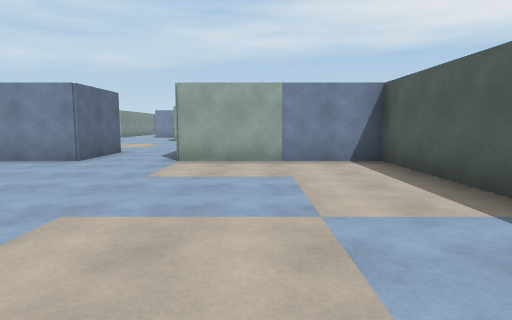
[1] (above)

12 first-person views from a walk through a 3-D level made in the Unity game engine. The camera is 1.4 m above the floor, tilts 6° down and sees 75° across. The floor is counted in squares, 2 m on a side. Each view is taken from the middle of a square. On the plan, view 1 faces up. The plan holds only what a view shows up to about 10 squares ahead; the rest is blank. The place goes on beyond the plan.

[2]
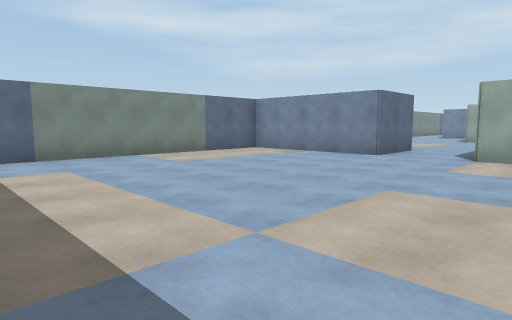

[3]
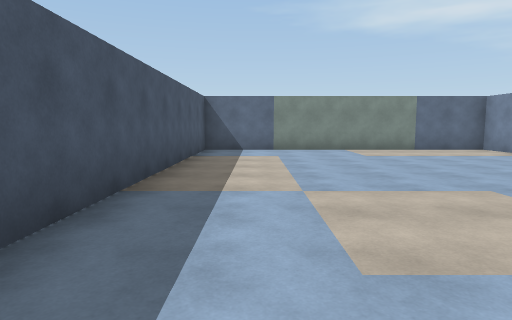

[4]
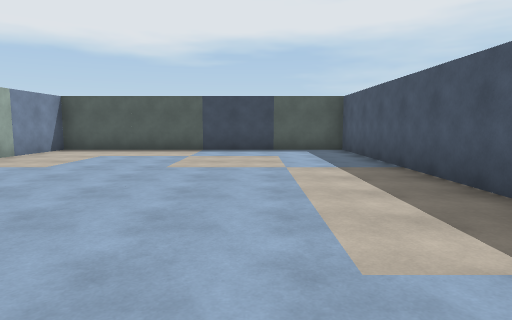

[5]
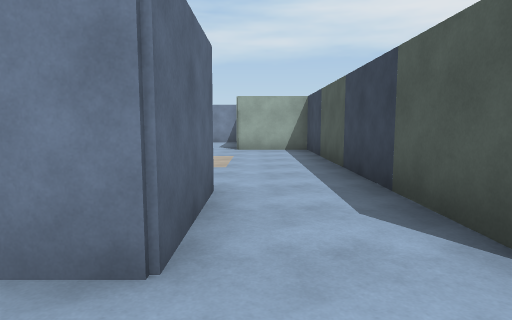

[6]
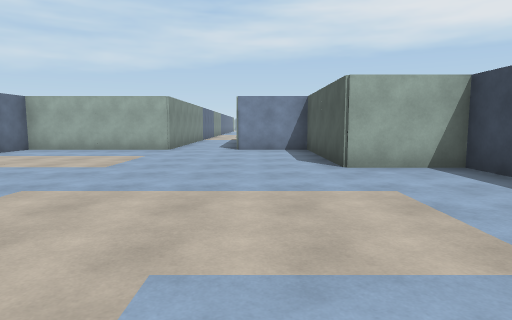

[7]
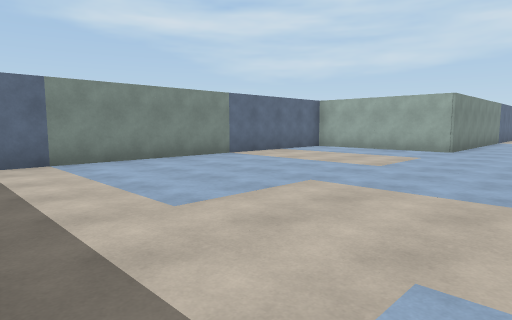

[8]
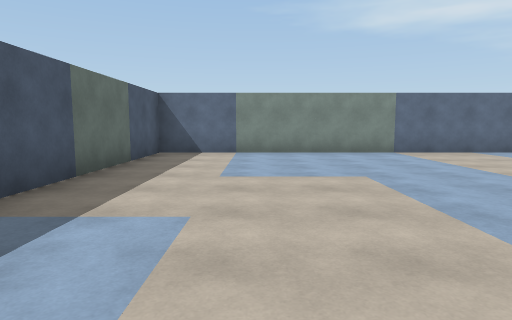

[9]
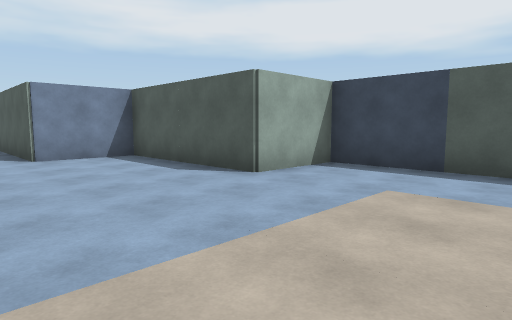

[10]
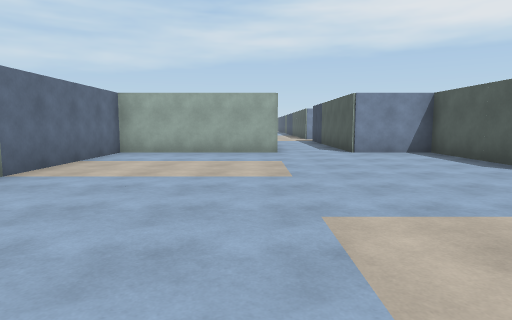

[11]
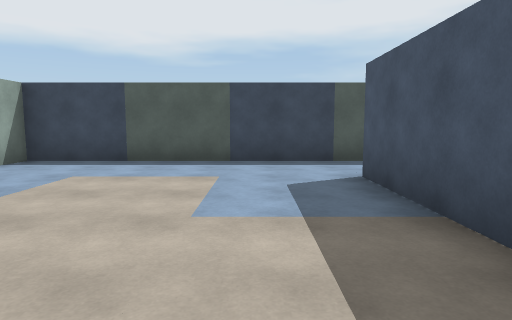

[12]
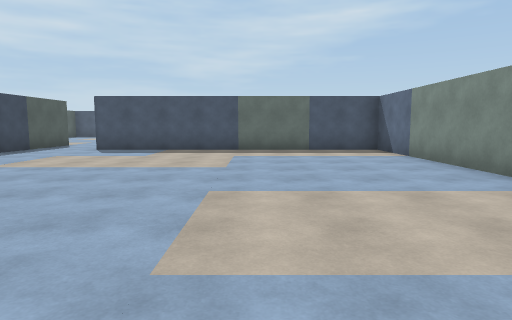

### Floor plan
Points are (right, up) in squares from view 1. A wall is a line through its corners. A room is listed if a view was taken in it or the views show most of it. See-through windows are left out.
Room 1 (views 1, 2, 3, 4, 5)
walls: (-3.5, 6.5) (-7.4, 6.5) (-7.4, -1.4) (2.5, -1.4) (2.5, 6.5) (-1.6, 6.5)
ways out: opening at (-2.5, 7.5) to room 2
Room 2 (views 6, 7, 8, 9, 10, 11, 12)
walls: (-7.4, 20.5) (-7.4, 18.4) (-11.4, 18.4) (-11.4, 8.6) (-3.5, 8.6) (-3.5, 6.5); (-1.5, 6.8) (-1.5, 14.4) (-3.5, 14.4) (-3.5, 18.4) (-5.5, 18.4) (-5.5, 20.5)
ways out: opening at (-2.5, 7.5) to room 1

Positions as (right, up) in squares from view 1, and headings:
1: (0, 0), facing up
2: (0, -1), facing up-left
3: (2, 0), facing left
4: (-7, 1), facing right
5: (-3, 5), facing up
6: (-5, 9), facing up
7: (-5, 9), facing up-left
8: (-3, 11), facing left
9: (-7, 11), facing up-right
10: (-8, 10), facing up
11: (-8, 10), facing right
12: (-8, 18), facing down
